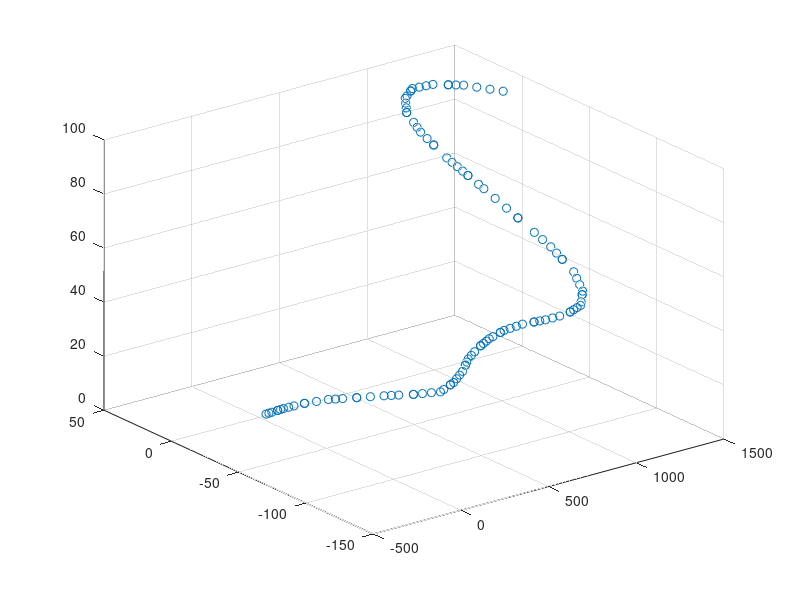
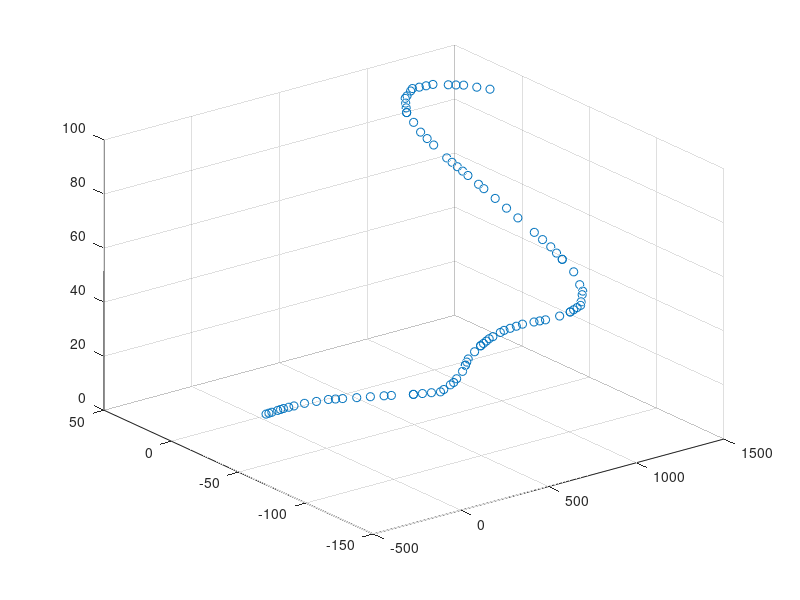
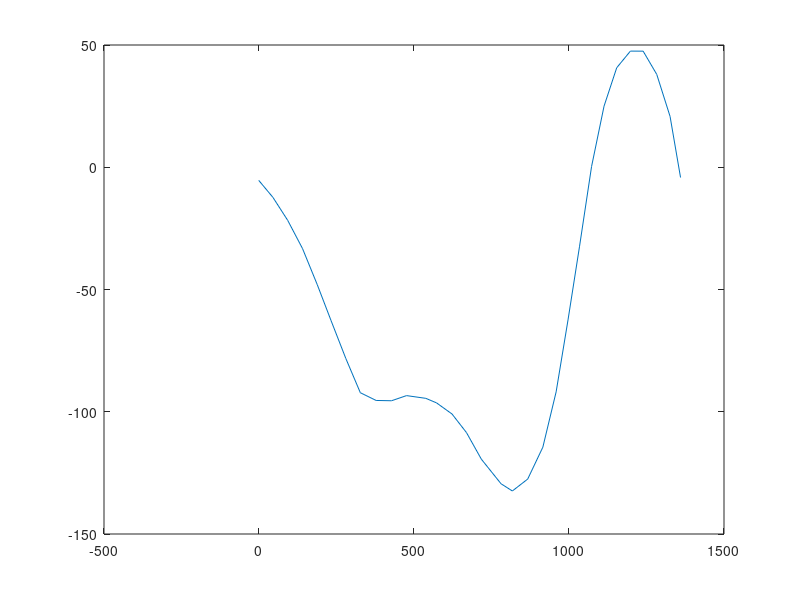

Recreate these plots in MATLAB, in order. (Note: this script raises an error after producing the figures.)
clear all;
close all;

xpos112 = [-0.965601401
6.686988131
14.33957766
21.99216719
29.64475673
37.29734626
44.94993579
56.86875686
68.78757793
80.70639899
92.62522006
116.520924
140.4166279
152.354637
164.2926462
176.2306553
188.1686644
210.1714802
232.174296
244.1565348
256.1387737
268.1210125
280.1032513
295.6968271
311.2904029
326.8839787
339.6197606
352.3555425
365.0913243
377.8271062
394.3894035
410.9517007
427.513998
439.6197074
451.7254168
463.8311262
475.9368356
492.8480764
509.7593171
526.6705579
538.1839598
549.6973618
561.2107637
572.7241656
585.1950579
597.6659502
610.1368424
622.6077347
638.171316
653.7348974
669.2984787
681.283153
693.2678272
705.2525015
717.2371757
734.3461491
751.4551225
768.5640959
780.7375503
792.9110046
805.084459
817.2579133
829.6422104
842.0265074
854.4108045
866.7951015
883.0743331
899.3535648
915.6327964
926.3430093
937.0532222
947.763435
958.4736479
968.063474
977.6533
987.2431261
996.8329521
1009.241995
1021.651037
1034.06008
1039.597328
1045.134575
1050.671823
1056.209071
1061.746319
1067.283566
1072.820814
1082.872727
1092.92464
1102.976553
1113.028466
1123.243257
1133.458048
1143.672839
1153.88763
1168.615627
1183.343625
1198.071622
1208.347997
1218.624373
1228.900748
1239.177123
1253.798788
1268.420452
1283.042117
1293.786459
1304.530802
1315.275144
1326.019486
1337.285637
1348.551787
1359.817938
];



ypos112 = [-5.351802841
-6.513800349
-7.675797857
-8.837795366
-9.999792874
-11.16179038
-12.32378789
-14.67471929
-17.02565068
-19.37658208
-21.72751347
-27.49964102
-33.27176857
-36.97673267
-40.68169677
-44.38666086
-48.09162496
-55.3658223
-62.64001964
-66.53657856
-70.43313749
-74.32969641
-78.22625533
-82.8895665
-87.55287767
-92.21618884
-93.00742593
-93.79866302
-94.5899001
-95.38113719
-95.42095778
-95.46077837
-95.50059896
-94.97482044
-94.44904193
-93.92326341
-93.39748489
-93.56421343
-93.73094196
-93.8976705
-94.51611835
-95.1345662
-95.75301405
-96.3714619
-97.50765743
-98.64385295
-99.78004848
-100.916244
-103.4530065
-105.989769
-108.5265315
-111.2438511
-113.9611706
-116.6784902
-119.3958097
-122.4169076
-125.4380055
-128.4591034
-129.445106
-130.4311086
-131.4171112
-132.4031138
-131.1847169
-129.9663199
-128.747923
-127.529526
-123.1826881
-118.8358503
-114.4890124
-108.8333726
-103.1777327
-97.52209287
-91.86645302
-84.50689635
-77.14733969
-69.78778302
-62.42822635
-52.38122507
-42.33422378
-32.2872225
-27.62743183
-22.96764116
-18.30785049
-13.64805982
-8.988269144
-4.328478473
0.331312198
6.495361034
12.65940987
18.8234587
24.98750754
28.91245771
32.83740787
36.76235804
40.6873082
42.95991997
45.23253174
47.50514351
47.49975104
47.49435857
47.48896609
47.48357362
44.31717457
41.15077552
37.98437647
33.68492956
29.38548265
25.08603574
20.78658883
12.45900043
4.131412024
-4.196176379
];

zpos112 = [2.468085349
2.943541465
3.41899758
3.894453696
4.369909812
4.845365927
5.320822043
6.129347029
6.937872014
7.746397
8.554921985
10.17050937
11.78609675
12.59489966
13.40370256
14.21250547
15.02130837
16.64496516
18.26862194
19.0814631
19.89430426
20.70714541
21.51998657
22.62407033
23.72815409
24.83223785
25.65791627
26.48359468
27.3092731
28.13495151
29.22439009
30.31382866
31.40326724
32.21541989
33.02757255
33.8397252
34.65187785
35.72959003
36.80730222
37.8850144
38.69531256
39.50561073
40.31590889
41.12620705
41.93952259
42.75283814
43.56615368
44.37946922
45.45471796
46.52996669
47.60521543
48.41678161
49.2283478
50.03991398
50.85148016
51.94343087
53.03538158
54.12733229
54.95180695
55.77628161
56.60075627
57.42523093
58.24585191
59.06647288
59.88709386
60.70771483
61.8066333
62.90555177
64.00447024
64.83453919
65.66460813
66.49467708
67.32474602
68.14604087
68.96733571
69.78863056
70.6099254
71.69608756
72.78224972
73.86841188
74.33000776
74.79160363
75.25319951
75.71479538
76.17639126
76.63798713
77.09958301
77.89691254
78.69424207
79.4915716
80.28890113
81.01865293
81.74840474
82.47815654
83.20790834
84.18260225
85.15729616
86.13199007
86.86203324
87.5920764
88.32211957
89.05216273
90.0268585
91.00155428
91.97625005
92.70489297
93.43353589
94.16217881
94.89082173
95.85079203
96.81076232
97.77073262
];


xpos112(4) = xpos112(5);
xpos112(10) = xpos112(11);
xpos112(16) = xpos112(17);
xpos112(22) = xpos112(23);
xpos112(28) = xpos112(29);
xpos112(34) = xpos112(35);
xpos112(40) = xpos112(41);
xpos112(46) = xpos112(47);
xpos112(52) = xpos112(53);
xpos112(58) = xpos112(59);
xpos112(64) = xpos112(65);
xpos112(70) = xpos112(71);
xpos112(76) = xpos112(77);
xpos112(82) = xpos112(83);
xpos112(88) = xpos112(89);
xpos112(94) = xpos112(95);
xpos112(100) = xpos112(101);
xpos112(106) = xpos112(107);



ypos112(4) = ypos112(5);
ypos112(10) = ypos112(11);
ypos112(16) = ypos112(17);
ypos112(22) = ypos112(23);
ypos112(28) = ypos112(29);
ypos112(34) = ypos112(35);
ypos112(40) = ypos112(41);
ypos112(46) = ypos112(47);
ypos112(52) = ypos112(53);
ypos112(58) = ypos112(59);
ypos112(64) = ypos112(65);
ypos112(70) = ypos112(71);
ypos112(76) = ypos112(77);
ypos112(82) = ypos112(83);
ypos112(88) = ypos112(89);
ypos112(94) = ypos112(95);
ypos112(100) = ypos112(101);
ypos112(106) = ypos112(107);



zpos112(4) = zpos112(5);
zpos112(10) = zpos112(11);
zpos112(16) = zpos112(17);
zpos112(22) = zpos112(23);
zpos112(28) = zpos112(29);
zpos112(34) = zpos112(35);
zpos112(40) = zpos112(41);
zpos112(46) = zpos112(47);
zpos112(52) = zpos112(53);
zpos112(58) = zpos112(59);
zpos112(64) = zpos112(65);
zpos112(70) = zpos112(71);
zpos112(76) = zpos112(77);
zpos112(82) = zpos112(83);
zpos112(88) = zpos112(89);
zpos112(94) = zpos112(95);
zpos112(100) = zpos112(101);
zpos112(106) = zpos112(107);


pillars_index = [1,7,11,13,17,19,23,26,30,33,37,40,44,48,51,55,58,62,66,69,73,77,80,87,91,95,98,102,105,109,112];
pillars_index = pillars_index';

x_pillar_dist = zeros(length(pillars_index),1); 
for iii = 1:length(pillars_index)
    x_pillar_dist(iii) = xpos112(pillars_index(iii));
end


y_pillar_dist = zeros(length(pillars_index),1); 
for iii = 1:length(pillars_index)
    y_pillar_dist(iii) = ypos112(pillars_index(iii));
end



z_pillar_dist = zeros(length(pillars_index),1); 
for iii = 1:length(pillars_index)
    z_pillar_dist(iii) = zpos112(pillars_index(iii));
end

%find(round(xpos112,0) == round(854.4,0))


eliminated = [4, 10, 16, 21, 29, 32, 38, 46, 52, 56, 64, 68, 76, 82, 88, 92, 100, 106, 112
];

references = [6:6:108]';
references_next = bsxfun(@plus, references,1); % add 1 to all the elements references


[commons1, commons2] = ismember(eliminated, references); % check if there is any reference sensor that was removed in the removal operation.
[commons3, commons4] = ismember(eliminated, references_next); % check if there is any reference sensor that was removed in the removal operation.

% gather the x y and z positions 112 together
grandpositions112 = zeros(length(xpos112),3);
grandpositions93 = zeros(93,3);
for ii=1:length(xpos112)
    grandpositions112(ii,1) = xpos112(ii);
    grandpositions112(ii,2) = ypos112(ii);
    grandpositions112(ii,3) = zpos112(ii);
end

elimcount = 1;
%% take off the ones that are not working
for ii=1:length(xpos112)
    if ismember(ii,eliminated)
        
    else 
        grandpositions93(elimcount,:) = grandpositions112(ii,:);
        elimcount = elimcount + 1;
    end
end

save('D:\abanobi\Documents\STAGEISTERRE\gueguen\Archive\grandpositions93.mat','grandpositions93');


figure
scatter3(xpos112,ypos112,zpos112);

figure
scatter3(grandpositions93(:,1),grandpositions93(:,2),grandpositions93(:,3));

figure
plot(x_pillar_dist, y_pillar_dist);











numv = [0.575158191
0.72615214
0.877146089
1.028140037
1.179133986
1.419995396
1.660856805
1.901718214
2.142579624
2.529252013
2.915924402
3.302596791
3.68926918
4.255829102
4.822389024
5.388948945
5.955508867
6.680385712
7.405262558
8.130139403
8.855016248
9.776121828
10.69722741
11.61833299
12.53943857
13.71184753
14.88425649
16.05666545
17.22907441
18.64346245
20.05785049
21.47223852
22.88662656
24.35625359
25.82588063
27.29550766
28.76513469
30.06341267
31.36169066
32.65996864
33.95824662
34.98092835
36.00361009
37.02629183
38.04897357
38.85052083
39.65206809
40.45361535
41.25516261
41.84279516
42.4304277
43.01806025
43.60569279
43.99216489
44.37863699
44.76510908
45.15158118
45.39221659
45.63285432
45.87349436
46.11413672
46.26511728
46.41594836
46.56662995
46.71716206
46.87320227
47.02906777
47.18475854
47.34027459
47.59328858
47.84630493
48.09932364
48.35234471
48.7681455
49.18394629
49.59974708
50.01554787
50.63833563
51.26112339
51.88391115
52.50669891
53.33027185
54.15384479
54.97741773
55.80099068
56.85752922
57.91406776
58.9706063
60.02714484
61.38094113
62.73473742
64.0885337
65.44232999
66.98113871
68.51994743
70.05875614
71.59756486
73.08536407
74.57316327
76.06096247
77.54876168
78.77423069
79.99969971
81.22516873
82.45063774
83.40651835
84.36239896
85.31827957
86.27416018
87.0200219
87.76588361
88.51174533
89.25760704
89.8388184
90.42002975
91.0012411
91.58245245
91.98760906
92.39276567
92.79792228
93.20307889
93.45573122
93.70838661
93.96104506
94.21370658
94.36929458
94.52470324
94.67993255
94.83498251
94.99107382
95.14696625
95.3026598
95.45815446
95.71194723
95.96574304
96.21954191
96.47334381
96.89211563
97.31088744
97.72965926
98.14843108
98.77591422
99.40339737
100.0308805
100.6583637
101.4883527
102.3183418
103.1483308
103.9783199
105.0452005
106.1120811
107.1789617
108.2458423
109.6164422
110.9870422
112.3576422
113.7282422
115.2810152
116.8337882
118.3865612
119.9393342
121.4375801
122.9358261
124.434072
125.9323179
127.1601699
128.3880219
129.6158739
130.8437259
131.7996336
132.7555413
133.7114491
134.6673568
135.4114751
136.1555933
136.8997116
137.6438299
138.2224106
138.8009914
139.3795721
139.9581529
140.3586268
140.7591008
141.1595748
141.5600487
141.8084816
142.0569142
142.3053466
142.5537788
142.7076435
142.8611977
143.0144414
143.1673746
143.3099535
143.4522163
143.5941629
143.7357935
143.9539786
144.1721578
144.3903312
144.6084986
144.9519777
145.2954568
145.6389359
145.9824151
146.4859763
146.9895375
147.4930988
147.99666
148.6590716
149.3214831
149.9838946
150.6463061
151.4846157
152.3229253
153.1612349
153.9995445
155.0618304
156.1241163
157.1864023
158.2486882
159.6054727
160.9622571
162.3190416
163.6758261
165.3074672
166.9391084
168.5707495
170.2023907
171.6050243
173.0076578
174.4102914
175.812925
176.9181322
178.0233395
179.1285468
180.233754
181.1057497
181.9777454
182.8497411
183.7217368
184.4095453
185.0973537
185.7851622
186.4729707
186.9843749
187.4957792
188.0071834
188.5185876
188.862062
189.205652
189.5493577
189.8931789
190.1115296
190.3297911
190.5479635
190.7660468
190.9074465
191.0487669
191.190008
191.3311699
191.4794437
191.627621
191.775702
191.9236867
192.1612317
192.3986857
192.6360486
192.8733204
193.2572712
193.6413304
194.025498
194.4097741
194.9693594
195.5289448
196.0885302
196.6481156
197.3644122
198.0807088
198.7970053
199.5133019
200.4279862
201.3426705
202.2573548
203.1720391
204.3400153
205.5079914
206.6759676
207.8439438
209.2192938
210.5946439
211.9699939
213.345344
214.7222281
216.0991122
217.4759962
218.8528803
220.0244669
221.1960534
222.36764
223.5392265
224.4567851
225.3743341
226.2918736
227.2094034
227.9277421
228.6460462
229.3643157
230.0825507
230.6426711
231.202831
231.7630304
232.3232694
232.7075752
233.0919207
233.4763057
233.8607305
234.0984365
234.3361629
234.5739098
234.8116771
234.9596962
235.1077245
235.255762
235.4038087
235.5449524
235.6861041
235.8272638
235.9684313
236.1862067
236.4039987
236.6218074
236.8396328
237.1828861
237.5261722
237.869491
238.2128427
238.7188339
239.224868
239.7309449
240.2370648
240.9094976
241.5819367
242.2543823
242.9268342
243.7833298
244.6397455
245.4960811
246.3523368
247.4389392
248.5255415
249.6121439
250.6987463
252.0801597
253.4615731
254.8429865
256.2243998
257.8467414
259.469083
261.0914246
262.7137662
264.0718083
265.4298505
266.7878926
268.1459347
282.7452778
282.8865589
283.02784
283.1691211
283.3104021
269.2084348
270.2709349
271.333435
272.3959351
281.8735352
282.0914709
282.3094065
282.5273422
280.4999521
280.8433479
281.1867437
281.5301394
273.2364091
274.0768831
274.917357
275.757831
276.4339303
277.1100296
277.786129
278.4622283
278.9716593
279.4810902
279.9905212
328.2825153
328.4389246
328.5964367
328.7550514
328.9147688
327.2706627
327.5225334
327.7751324
328.0284597
325.6154224
326.0292366
326.4430481
326.8568568
323.192685
323.7983694
324.4040537
325.0097381
320.0364675
320.8255219
321.6145763
322.4036306
315.9795388
316.993771
318.0080031
319.0222353
283.5002075
283.6544675
283.8087275
283.9629875
284.1172474
310.7643125
312.0681191
313.3719257
314.6757323
284.3692864
284.6213253
284.8733642
285.1254031
285.5390339
285.9526647
286.3662954
286.7799262
304.6153471
306.1525885
307.6898298
309.2270712
298.2556499
299.8455742
301.4354985
303.0254228
293.2720329
294.5179371
295.7638414
297.0097456
287.4471345
288.1143428
288.7815511
289.4487594
290.4045778
291.3603961
292.3162145
377.7081975
377.8682775
378.0284398
378.1886843
378.3490111
376.655951
376.9190126
377.1820742
377.4451358
374.9704341
375.3918133
375.8131925
376.2345718
372.5638483
373.1654948
373.7671412
374.3687877
369.476975
370.2486934
371.0204117
371.79213
365.5212874
366.5102093
367.4991312
368.4880531
360.4508291
361.7184437
362.9860582
364.2536728
354.327538
355.8583607
357.3891835
358.9200063
348.0360647
349.608933
351.1818014
352.7546697
342.5364023
343.9113179
345.2862335
346.6611491
338.243863
339.3169978
340.3901326
341.4632674
334.8962241
335.7331338
336.5700435
337.4069533
332.3368104
332.9766638
333.6165172
334.2563707
330.607659
331.0399468
331.4722347
331.9045225
329.5550863
329.8182864
330.0814486
330.3445728
329.0746969
329.2347258
329.3948556
426.8503551
427.0105384
427.170665
427.3307349
427.4907482
425.7996924
426.0623581
426.3250237
426.5876894
424.0927112
424.5194565
424.9462018
425.3729471
421.62493
422.2418753
422.8588206
423.4757659
418.4600603
419.2512777
420.0424952
420.8337126
414.4044041
415.4183182
416.4322322
417.4461463
409.2071692
410.506478
411.8057867
413.1050954
403.0528246
404.5914107
406.1299969
407.6685831
396.8695238
398.415349
399.9611742
401.5069994
391.5948233
392.9134984
394.2321736
395.5508487
387.4783171
388.5074437
389.5365702
390.5656968
384.2660647
385.0691278
385.8721909
386.675254
381.7612041
382.3874193
383.0136344
383.6398496
380.0402075
380.4704567
380.9007058
381.330955
378.9895449
379.2522105
379.5148762
379.7775419
378.5091116
378.6692341
378.8293785
475.3178643
475.4765285
475.6352462
475.7940173
475.9528418
474.2890922
474.5462857
474.8034789
475.0606717
472.6401655
473.0523972
473.4646288
473.8768605
470.2819323
470.8714906
471.4610489
472.0506072
467.251817
468.0093458
468.7668747
469.5244035
463.361216
464.3338663
465.3065165
466.2791667
458.3657439
459.6146119
460.8634799
462.112348
452.3400588
453.8464801
455.3529013
456.8593226
446.192462
447.7293612
449.2662604
450.8031596
440.8506049
442.1860692
443.5215335
444.8569977
436.6901949
437.7302974
438.7703999
439.8105024
433.4499707
434.2600268
435.0700828
435.8801389
430.9273883
431.5580339
432.1886795
432.8193251
429.1908104
429.6249549
430.0590994
430.4932438
428.1343931
428.3984974
428.6626018
428.9267061
427.6515235
427.8123894
427.973346
526.5629861
526.7211398
526.8792142
527.0372092
527.1951248
525.5599795
525.8107306
526.0614821
526.312234
523.9401044
524.3450731
524.7500419
525.1550107
521.4313111
522.0585094
522.6857077
523.312906
518.0951821
518.9292144
519.7632466
520.5972789
513.973587
515.0039858
516.0343846
517.0647833
508.6676243
509.994115
511.3206057
512.6470963
501.8317419
503.5407125
505.2496831
506.9586537
494.8456881
496.5922015
498.338715
500.0852284
489.3677193
490.7372115
492.1067037
493.4761959
485.1080699
486.1729822
487.2378946
488.3028069
481.719174
482.566398
483.4136219
484.2608459
479.2083691
479.8360656
480.4637653
481.0914681
477.5884308
477.9934164
478.3984014
478.8033856
476.5853764
476.8361412
477.0869052
477.3376684
476.1109761
476.26911
476.4272434
572.864187
573.017232
573.1702771
573.3233221
573.4763671
571.8872101
572.1314543
572.3756985
572.6199428
570.3368195
570.7244172
571.1120148
571.4996124
568.1029071
568.6613852
569.2198633
569.7783414
565.250408
565.9635328
566.6766576
567.3897823
561.622649
562.5295888
563.4365285
564.3434682
556.9980602
558.1542074
559.3103546
560.4665018
551.3706778
552.7775234
554.184369
555.5912146
545.4598915
546.9375881
548.4152846
549.8929812
540.1672803
541.4904331
542.8135859
544.1367387
536.0019059
537.0432495
538.0845931
539.1259367
532.7397528
533.5552911
534.3708293
535.1863676
530.3517593
530.9487577
531.5457561
532.1427544
528.7825376
529.174843
529.5671485
529.9594539
527.8066239
528.0506003
528.2945781
528.5385572
527.348006
527.5008829
527.6537555
623.0909016
623.2502476
623.4093349
623.5681636
623.7267337
622.0574008
622.3157815
622.5741585
622.8325319
620.4038342
620.8172259
621.2306175
621.6440092
618.0419892
618.6324504
619.2229117
619.813373
614.998075
615.7590535
616.5200321
617.2810106
611.0758767
612.0564263
613.0369758
614.0175254
606.0265994
607.2889187
608.5512381
609.8135574
599.8235553
601.3743163
602.9250773
604.4758384
593.3665573
594.9808068
596.5950563
598.2093058
587.6338453
589.0670233
590.5002013
591.9333793
573.6753497
573.8389375
574.0025254
574.1661133
574.3297011
583.1866276
584.298432
585.4102364
586.5220408
579.7361608
580.5987775
581.4613942
582.3240109
574.5998286
574.8699561
575.1400836
575.4102111
575.8469136
576.2836162
576.7203187
577.1570213
577.8018061
578.446591
579.0913759
670.4855057
670.6407214
670.7955991
670.9501388
671.1043405
669.4835338
669.7340415
669.9845394
670.2350275
667.8673044
668.2713618
668.6754191
669.0794765
665.5360719
666.1188801
666.7016882
667.2844963
662.5426243
663.2909862
664.0393481
664.78771
658.7031521
659.6630201
660.6228882
661.5827562
653.7779639
655.0092609
656.240558
657.471855
647.8649384
649.3431948
650.8214512
652.2997075
641.8431974
643.3486327
644.8540679
646.3595032
636.6427953
637.9428958
639.2429963
640.5430969
632.5880666
633.6017488
634.6154309
635.6291131
629.4280163
630.2180288
631.0080414
631.798054
626.9921437
627.6011119
628.21008
628.8190481
625.3471116
625.7583696
626.1696277
626.5808857
624.3474878
624.5973727
624.8472716
625.0971846
623.8821043
624.0373535
624.1924813
718.4926101
718.6488441
718.805498
718.9625719
719.1200659
717.4650831
717.7219648
717.9788466
718.2357284
715.7837782
716.2041044
716.6244306
717.0447568
713.3409011
713.9516204
714.5623397
715.1730589
710.2074383
710.990804
711.7741697
712.5575354
706.1906732
707.1948644
708.1990557
709.203247
701.0420692
702.3292202
703.6163712
704.9035222
694.9912032
696.5039197
698.0166362
699.5293527
688.9399267
690.4527458
691.965565
693.4783841
683.825609
685.1041884
686.3827678
687.6613473
679.836001
680.833403
681.830805
682.828207
676.7247084
677.5025316
678.2803547
679.0581779
674.3201066
674.9212571
675.5224075
676.123558
672.7017598
673.1061198
673.5106309
673.9152932
671.7172814
671.9635293
672.2096917
672.4557685
671.2576954
671.4109705
671.5641659
769.1380418
769.2829781
769.4283953
769.5742933
769.7206722
768.2436156
768.467252
768.6908685
768.9144651
766.8371077
767.1887347
767.5403617
767.8919886
764.6832563
765.2217192
765.760182
766.2986449
761.6904148
762.4386252
763.1868356
763.9350459
757.9639271
758.895549
759.8271709
760.7587929
753.2949158
754.4621686
755.6294214
756.7966742
747.3838201
748.861594
750.3393679
751.8171419
740.5348427
742.2470871
743.9593314
745.6715758
734.8445609
736.2671314
737.6897018
739.1122723
730.3829249
731.4983339
732.6137429
733.7291519
726.8572924
727.7387005
728.6201087
729.5015168
724.0838026
724.777175
725.4705475
726.1639199
722.0024119
722.5227595
723.0431072
723.5634549
720.5956003
720.9473032
721.2990061
721.650709
719.7009049
719.9245787
720.1482526
720.3719264
719.265599
719.4109165
719.5560185
816.3540107
816.5099521
816.6659454
816.8219909
816.9780883
815.3490054
815.6001293
815.8513382
816.102632
813.7206049
814.1277097
814.5348113
814.9419099
811.3353465
811.9316611
812.5279757
813.1242903
808.2664094
809.0336437
809.800878
810.5681122
804.3485188
805.3279914
806.3074641
807.2869367
799.3478633
800.5980272
801.8481911
803.0983549
793.4443974
794.9202639
796.3961304
797.8719968
787.5135128
788.9962339
790.4789551
791.9616762
782.4493996
783.7154279
784.9814562
786.2474845
778.4810174
779.473113
780.4652085
781.4573041
775.3736894
776.1505214
776.9273534
777.7041854
772.9768636
773.57607
774.1752765
774.774483
771.3485215
771.755607
772.1626925
772.5697781
770.3437677
770.5949474
770.8461329
771.0973243
769.8765772
770.0323948
770.1881249
864.9303076
865.089204
865.2481004
865.4069969
865.5658933
863.8903076
864.1503076
864.4103076
864.6703076
862.2154083
862.6341331
863.0528579
863.4715828
859.8095721
860.4110311
861.0124902
861.6139493
856.7248067
857.4959981
858.2671894
859.0383807
852.7734534
853.7612917
854.7491301
855.7369684
847.7111778
848.9767467
850.2423156
851.5078845
841.6603983
843.1730932
844.6857881
846.1984829
835.5183161
837.0538367
838.5893572
840.1248778
830.2209665
831.5453039
832.8696413
834.1939787
826.0847524
827.1188059
828.1528595
829.186913
822.8567131
823.6637229
824.4707327
825.2777426
820.3584969
820.983051
821.607605
822.2321591
818.653941
819.08008
819.506219
819.9323579
817.6136133
817.8736409
818.1337048
818.3938048
817.1370643
817.2959771
817.4548268
912.6677382
912.817039
912.9597354
913.0958273
913.2253148
911.6660815
911.9191104
912.1703961
912.4199387
910.0129589
910.4262396
910.8395202
911.2528008
907.5957936
908.2000849
908.8043763
909.4086676
904.4907591
905.2670177
906.0432763
906.819535
900.5153926
901.5092343
902.5030759
903.4969175
895.426834
896.6989737
897.9711133
899.243253
889.453489
890.9468252
892.4401615
893.9334978
883.4981046
884.9869507
886.4757968
887.9646429
878.4555438
879.716184
880.9768242
882.2374644
874.5164405
875.5012163
876.4859922
877.470768
865.7641317
865.9182143
866.0722968
866.2263793
866.3804619
871.4394114
872.2086687
872.9779259
873.7471832
866.6327658
866.8850697
867.1373737
867.3896776
867.8018629
868.2140481
868.6262334
869.0384186
869.6386668
870.238915
870.8391632
953.6187469
953.7519188
953.8765581
953.9926649
954.1002392
952.7406504
952.9614976
953.1814627
953.4005458
951.3428223
951.6922793
952.0417364
952.3911934
949.3426285
949.842677
950.3427254
950.8427739
946.784647
947.4241424
948.0636378
948.7031332
943.5216156
944.3373734
945.1531313
945.9688892
939.3543658
940.3961782
941.4379907
942.4798031
934.3198547
935.5784825
936.8371102
938.095738
929.1159957
930.4169605
931.7179252
933.01889
924.5391706
925.6833769
926.8275831
927.9717894
920.9494347
921.8468687
922.7443027
923.6417366
918.1404609
918.8427044
919.5449478
920.2471913
916.0197101
916.5498978
917.0800855
917.6102732
914.5961188
914.9520317
915.3079346
915.6638274
913.7252467
913.9391703
914.1556235
914.3746063
913.3450326
913.4682606
913.5949986
991.0703577
991.196612
991.3201083
991.4408467
991.5588272
990.2614623
990.4636862
990.66591
990.8681339
988.9820502
989.3019033
989.6217563
989.9416093
987.1666003
987.6204628
988.0743252
988.5281877
984.8472124
985.4270594
986.0069063
986.5867533
981.9072405
982.6422335
983.3772265
984.1122195
978.1534694
979.0919121
980.0303549
980.9687977
973.579414
974.7229279
975.8664417
977.0099555
968.802759
969.9969228
971.1910865
972.3852503
964.551258
965.6141333
966.6770085
967.7398838
961.2249381
962.0565181
962.8880981
963.7196781
958.6271212
959.2765755
959.9260297
960.5754839
956.6652798
957.1557402
957.6462005
958.1366609
955.3490874
955.6781355
956.0071836
956.3362317
954.5435321
954.7435259
954.9444498
955.1463036
954.2023337
954.3102473
954.4239801
1028.106333
1028.230469
1028.352514
1028.472468
1028.59033
1027.306506
1027.506463
1027.70642
1027.906376
1026.038326
1026.355371
1026.672416
1026.989461
1024.238007
1024.688087
1025.138166
1025.588246
1021.936252
1022.511691
1023.087129
1023.662568
1019.013506
1019.744192
1020.474879
1021.205565
1015.278177
1016.212009
1017.145841
1018.079673
1010.741156
1011.875411
1013.009666
1014.143921
1006.031546
1007.208949
1008.386351
1009.563754
1001.869592
1002.91008
1003.950569
1004.991057
998.6166864
999.4299127
1000.243139
1001.056365
996.0775083
996.7123028
997.3470974
997.9818919
994.1447073
994.6279076
995.1111078
995.5943081
992.8403509
993.16644
993.4925291
993.8186182
992.0404922
992.2404569
992.4404216
992.6403862
991.6752263
991.7943035
991.9160588
1067.452042
1067.575581
1067.700306
1067.826218
1067.953317
1066.716812
1066.89586
1067.078081
1067.263475
1065.611085
1065.887294
1066.163651
1066.440157
1063.982272
1064.389475
1064.796678
1065.203882
1061.837862
1062.373964
1062.910067
1063.446169
1059.156746
1059.827025
1060.497304
1061.167583
1055.768288
1056.615402
1057.462517
1058.309631
1051.444225
1052.525241
1053.606256
1054.687272
1046.172974
1047.490787
1048.8086
1050.126412
1041.498385
1042.667032
1043.83568
1045.004327
1037.768974
1038.701327
1039.633679
1040.566032
1034.825905
1035.561673
1036.29744
1037.033207
1032.515898
1033.0934
1033.670902
1034.248403
1030.841332
1031.259974
1031.678615
1032.097256
1029.736585
1030.012772
1030.288959
1030.565145
1029.035646
1029.210881
1029.386116
1029.56135
1028.698604
1028.808914
1028.921262
1109.170017
1109.32002
1109.471017
1109.62301
1109.775997
1108.212367
1108.446575
1108.684252
1108.9254
1106.692245
1107.072155
1107.452145
1107.832216
1104.477427
1105.031131
1105.584836
1106.138541
1101.628381
1102.340643
1103.052904
1103.765165
1098.012503
1098.916472
1099.820442
1100.724412
1093.447229
1094.588547
1095.729866
1096.871184
1088.24927
1089.54876
1090.84825
1092.147739
1083.087401
1084.377868
1085.668336
1086.958803
1078.809407
1079.878906
1080.948404
1082.017902
1075.487694
1076.318122
1077.14855
1077.978979
1072.909953
1073.554388
1074.198823
1074.843259
1070.908292
1071.408707
1071.909123
1072.409538
1069.464627
1069.825541
1070.186457
1070.547373
1068.523322
1068.761351
1068.997578
1069.232003
1068.095053
1068.237299
1068.380056
1152.050871
1152.205526
1152.360628
1152.516179
1152.672176
1151.062787
1151.30733
1151.553525
1151.801372
1149.585508
1149.953328
1150.322147
1150.691967
1147.55457
1148.062305
1148.570039
1149.077774
1144.952696
1145.603165
1146.253633
1146.904101
1141.629895
1142.460595
1143.291295
1144.121996
1137.374958
1138.438692
1139.502426
1140.56616
1132.135558
1133.445408
1134.755258
1136.065108
1126.723721
1128.07668
1129.429639
1130.782599
1121.856582
1123.073366
1124.290151
1125.506936
1118.051857
1119.003038
1119.954219
1120.9054
1115.082966
1115.825188
1116.567411
1117.309634
1112.839689
1113.400508
1113.961327
1114.522146
1111.323018
1111.702569
1112.081865
1112.460904
1110.368089
1110.607022
1110.845822
1111.084487
1109.923411
1110.071231
1110.219457
1198.171404
1198.323294
1198.475198
1198.627117
1198.77905
1197.209365
1197.448828
1197.688989
1197.929848
1195.74857
1196.113832
1196.479052
1196.84423
1193.731979
1194.236126
1194.740274
1195.244422
1191.161961
1191.804465
1192.44697
1193.089474
1187.908058
1188.721534
1189.535009
1190.348485
1183.750394
1184.78981
1185.829226
1186.868642
1178.57458
1179.868533
1181.162487
1182.456441
1173.126591
1174.488588
1175.850585
1177.212583
1167.949632
1169.243872
1170.538112
1171.832351
1163.778056
1164.82095
1165.863844
1166.906738
1160.511667
1161.328264
1162.144861
1162.961458
1157.918553
1158.566832
1159.21511
1159.863388
1155.761448
1156.300724
1156.840001
1157.379277
1154.235031
1154.617395
1154.999253
1155.380604
1153.273806
1153.513906
1153.754143
1153.994518
1152.82231
1152.972627
1153.123125
1241.180793
1241.330506
1241.479823
1241.628744
1241.777268
1240.238214
1240.474697
1240.710621
1240.945987
1238.773382
1239.139665
1239.505899
1239.872081
1236.723088
1237.235661
1237.748235
1238.260808
1234.140372
1234.786051
1235.43173
1236.077409
1230.858051
1231.678631
1232.499212
1233.319792
1226.668481
1227.715873
1228.763266
1229.810659
1221.525542
1222.811276
1224.097011
1225.382746
1216.057376
1217.424418
1218.791459
1220.1585
1211.0819
1212.325769
1213.569638
1214.813507
1207.168216
1208.146637
1209.125058
1210.103479
1204.103181
1204.869439
1205.635698
1206.401957
1201.836171
1202.402924
1202.969676
1203.536428
1200.330376
1200.706825
1201.083274
1201.459723
1199.384247
1199.620609
1199.857085
1200.093674
1198.930404
1199.081721
1199.233002
1286.944308
1287.087999
1287.230884
1287.372962
1287.514234
1286.01102
1286.247001
1286.481209
1286.713645
1284.559134
1284.922193
1285.285194
1285.648136
1282.554802
1283.055885
1283.556968
1284.058051
1279.999835
1280.638577
1281.277319
1281.916061
1276.764259
1277.573153
1278.382047
1279.190941
1272.630972
1273.664294
1274.697616
1275.730938
1267.485273
1268.771698
1270.058123
1271.344548
1262.070779
1263.424403
1264.778026
1266.13165
1256.925756
1258.212012
1259.498268
1260.784524
1252.782486
1253.818303
1254.854121
1255.889938
1249.538942
1250.349828
1251.160714
1251.9716
1246.965326
1247.60873
1248.252134
1248.895538
1244.824983
1245.360069
1245.895155
1246.43024
1243.312939
1243.690001
1244.067696
1244.446023
1241.926272
1242.074997
1242.223444
1242.371612
1242.607289
1242.842736
1243.077952
1331.856003
1331.988105
1332.118941
1332.248513
1332.376818
1330.974123
1331.198918
1331.420829
1331.639858
1329.563939
1329.921
1330.275052
1330.626093
1327.618787
1328.105075
1328.591363
1329.077651
1325.134045
1325.75523
1326.376416
1326.997602
1321.97329
1322.763479
1323.553667
1324.343856
1317.928047
1318.939358
1319.950668
1320.961979
1312.840998
1314.11276
1315.384522
1316.656285
1307.476964
1308.817972
1310.158981
1311.499989
1302.404327
1303.672487
1304.940646
1306.208805
1298.31166
1299.334827
1300.357994
1301.381161
1295.109388
1295.909956
1296.710524
1297.511092
1292.580316
1293.212584
1293.844852
1294.47712
1290.488074
1291.011134
1291.534195
1292.057256
1289.002481
1289.373825
1289.745205
1290.116622
1287.657682
1287.800711
1287.943319
1288.085507
1288.313907
1288.542869
1288.772394
1366.692533
1366.814712
1366.93689
1367.059069
1367.181248
1365.92944
1366.120213
1366.310987
1366.50176
1364.727096
1365.027682
1365.328268
1365.628854
1362.995502
1363.428401
1363.861299
1364.294197
1360.784362
1361.337147
1361.889932
1362.442717
1357.97825
1358.679778
1359.381306
1360.082834
1354.406674
1355.299568
1356.192462
1357.085356
1350.172492
1351.231037
1352.289583
1353.348128
1345.757829
1346.861495
1347.96516
1349.068826
1341.991076
1342.932764
1343.874453
1344.816141
1339.03672
1339.775309
1340.513898
1341.252487
1336.716884
1337.296843
1337.876802
1338.456761
1334.887679
1335.34498
1335.802282
1336.259583
1333.641822
1333.947562
1334.257119
1334.570491
1332.873541
1333.067458
1333.260144
1333.451599
1332.502245
1332.626841
1332.750607
];

numv1 = round(numv,0);
grandpositions93r = round(grandpositions93,0);

corresponding = zeros(93,1); 

for ji = 1:93
    if grandpositions93r(ji,1) < min(numv1) || grandpositions93r(ji,1) > max(numv1)
       corresponding(ji) = 0;
    else
       
       vax = find(numv1 == grandpositions93r(ji,1));
       
       if isempty(vax)
           vax = find(numv1 == grandpositions93r(ji,1)+1);
           corresponding(ji) = vax(1);
       else
           corresponding(ji) = vax(1);
       end
        
    end
end

%slopes_deg_for_other = flip(slope_deg); 
%save('D:\abanobi\Documents\STAGE ISTERRE\gueguen\Archive\slopes_deg_for_other.mat','slopes_deg_for_other');

%save('D:\abanobi\Documents\STAGE ISTERRE\gueguen\Archive\slope_degz.mat','slope_degz');

% save('D:\abanobi\Documents\STAGE ISTERRE\gueguen\Archive\real_picked_x.mat','real_picked_x');
% save('D:\abanobi\Documents\STAGE ISTERRE\gueguen\Archive\real_picked_y.mat','real_picked_y');
% save('D:\abanobi\Documents\STAGE ISTERRE\gueguen\Archive\real_picked_z.mat','real_picked_z');
 

save('D:\abanobi\Documents\STAGE ISTERRE\gueguen\Archive\corresponding.mat','corresponding');









